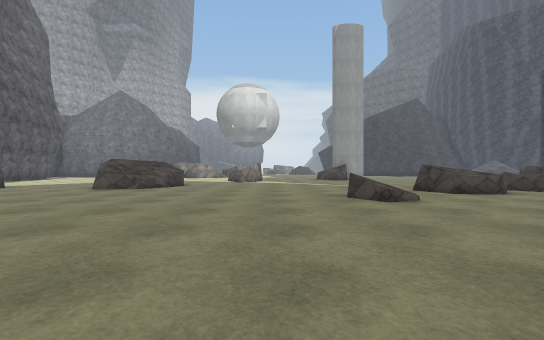
[1] (above)

20 first-person views from a walk through a scene from a Unity 3-D project. The camera is 1.2 m above the floor, looks level and sees 90° across. The floor is counted in squares, 2 m on a side. Each view is taken from the middle of a square. On the plan, view 1 faces up. The plan holds only what a view shows up to about 9 squares ahead; the rest is blank. The place goes on beyond the plan. The player character is not drawn. Some animated figures are left out. Surface patterns are stand-ins for the level's own textures.

[2]
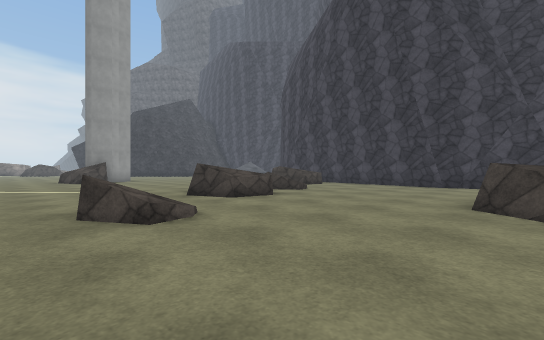

[3]
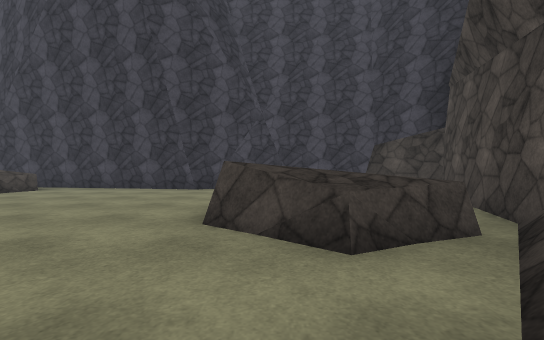

[4]
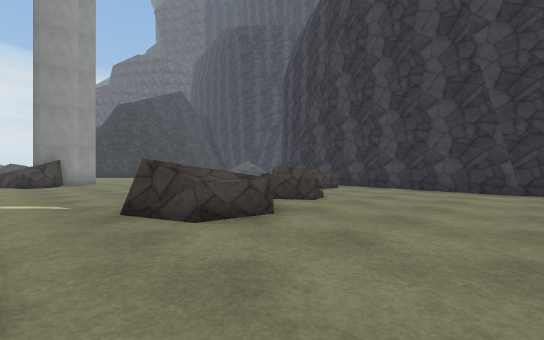

[5]
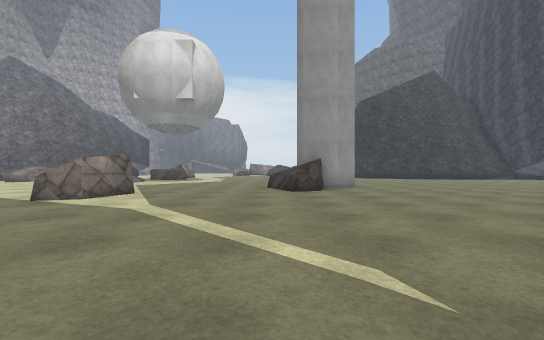

[6]
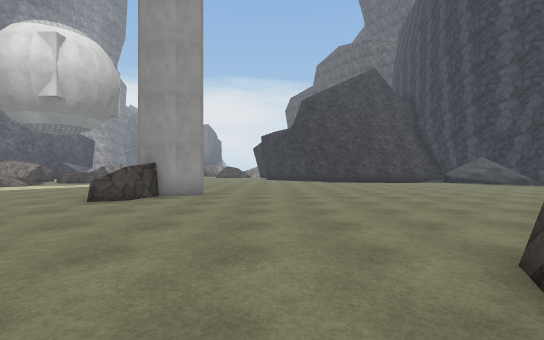

[7]
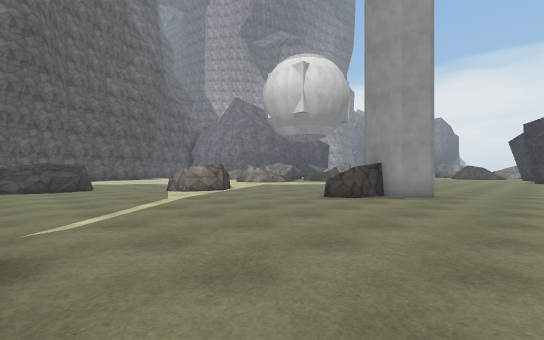

[8]
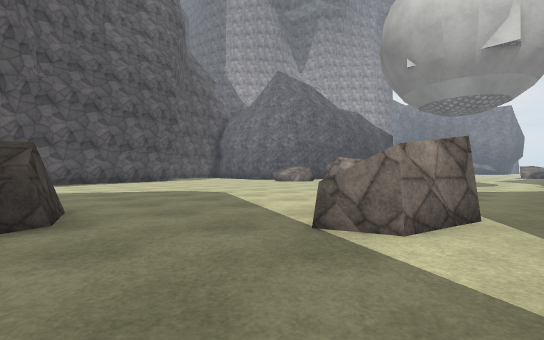

[9]
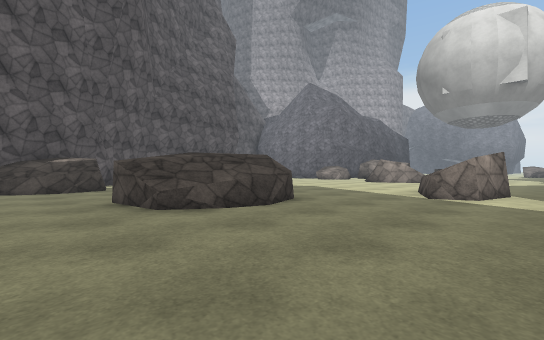

[10]
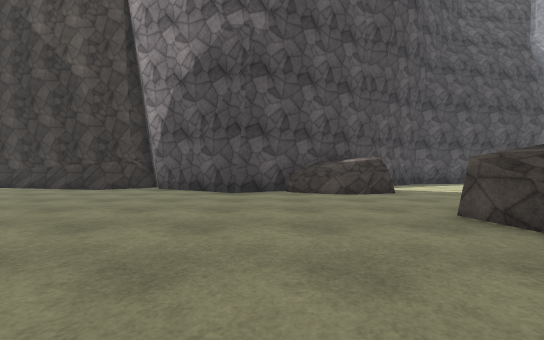

[11]
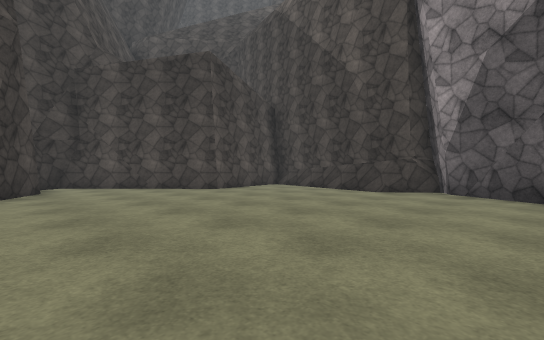

[12]
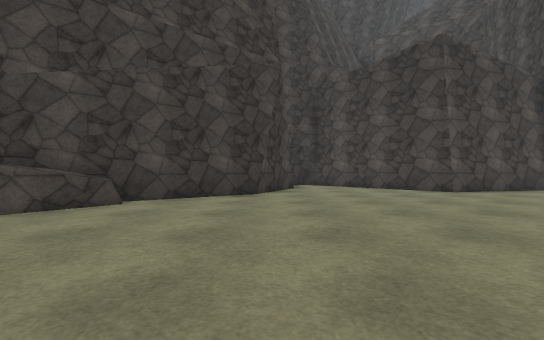

[13]
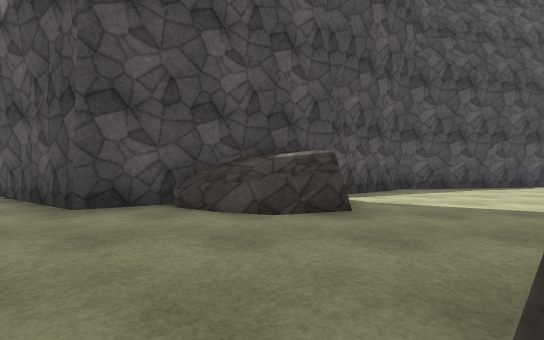

[14]
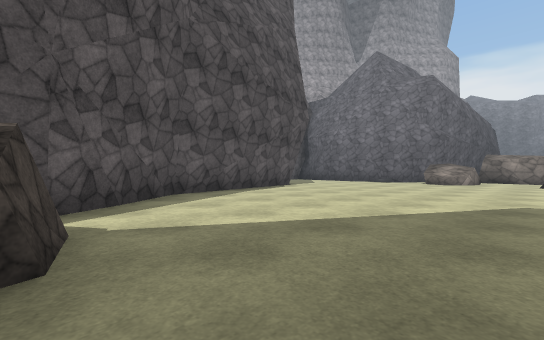

[15]
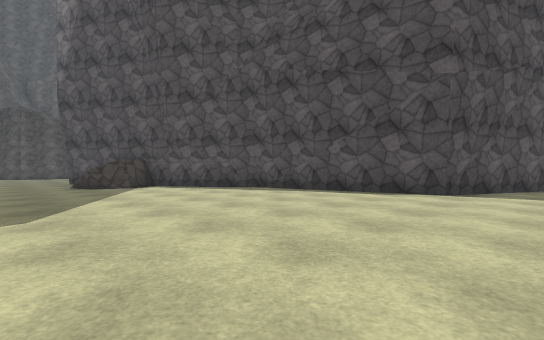

[16]
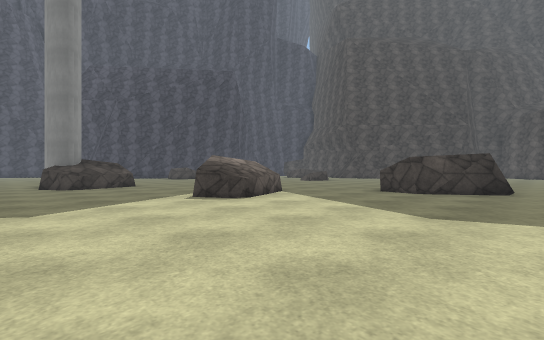

[17]
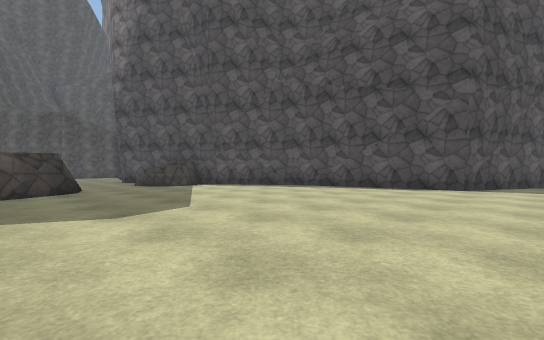

[18]
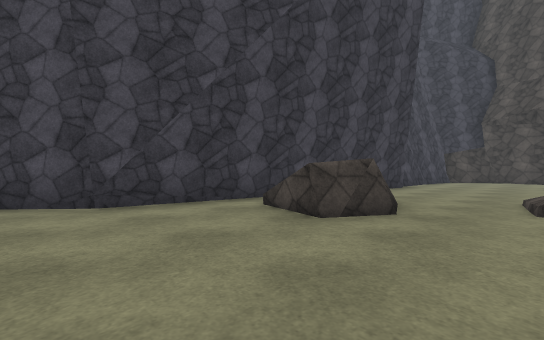

[19]
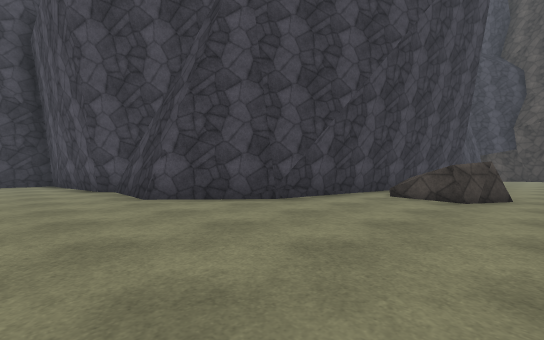

[20]
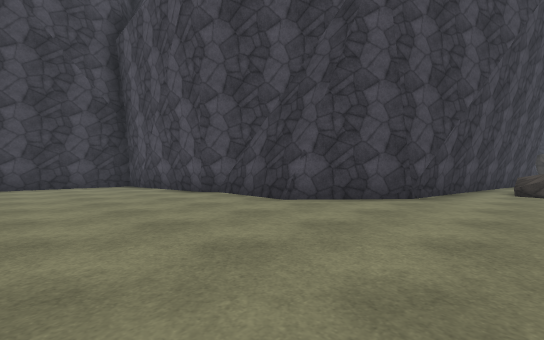

### Floor plan
Key: @ floor where view 1 was taken; # wall or solid block; . floor; / step, stairs or slope; = window, fence, low wall or low ledge; ^ raised ledge; R rock.
Columns run from 18 left of view 1 to 22 right of it. Each row starts with its distance up from view 1.
 19 #..........................  ...........#
 18 ####..................R#................#
 17    ##................RR#................#
 16     #...........R.....R.................
 15     #...........RR...............######
 14     #...........RR..............##
 13     #..........................##
 12     ##.........................#
 11      #......###.............RR.#
 10      ##.....# ^.............RR##
  9       ###^..#^^........R../.RR#
  8         #^............R  R/...#
  7         #^.............RR.....#
  6         #...........R.........#
  5         ##....................#
  4         #.....................#
  3        ##.................... #
  2        #................/ /.  #
  1        #............  #=/     #
  0        #..........@^  ##=     #
 -1        #..........##   ###   #
 -2        #.........##       ####
 -3        #.......###
 -4        #####...#
 -5            #...#
 -6            ##..
 -7             ###

Where each view was taken, in squares from view 1:
view 1: 0 up, 0 right, facing up
view 2: 2 up, 1 right, facing up-right
view 3: 2 up, 3 right, facing right
view 4: 4 up, 3 right, facing up-right
view 5: 8 up, 3 right, facing up
view 6: 9 up, 8 right, facing up
view 7: 9 up, 8 right, facing up-left
view 8: 11 up, 0 right, facing up-left
view 9: 7 up, 0 right, facing up-left
view 10: 6 up, 2 left, facing left
view 11: 4 up, 3 left, facing down-left
view 12: 4 up, 3 left, facing down
view 13: 8 up, 5 left, facing left
view 14: 9 up, 7 left, facing up-left
view 15: 19 up, 7 left, facing down-left
view 16: 19 up, 7 left, facing down-right
view 17: 19 up, 5 left, facing down-left
view 18: 14 up, 8 right, facing down-right
view 19: 17 up, 9 right, facing down-right
view 20: 19 up, 11 right, facing down-right
